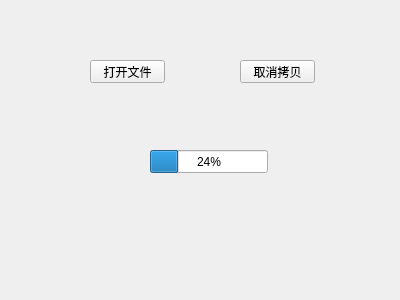
<?xml version="1.0" encoding="UTF-8"?>
<ui version="4.0">
 <class>Widget</class>
 <widget class="QWidget" name="Widget">
  <property name="geometry">
   <rect>
    <x>0</x>
    <y>0</y>
    <width>400</width>
    <height>300</height>
   </rect>
  </property>
  <property name="windowTitle">
   <string>Widget</string>
  </property>
  <widget class="QProgressBar" name="progressBar_copy">
   <property name="geometry">
    <rect>
     <x>150</x>
     <y>150</y>
     <width>118</width>
     <height>23</height>
    </rect>
   </property>
   <property name="value">
    <number>24</number>
   </property>
  </widget>
  <widget class="QPushButton" name="pushButtonOpen">
   <property name="geometry">
    <rect>
     <x>90</x>
     <y>60</y>
     <width>75</width>
     <height>23</height>
    </rect>
   </property>
   <property name="text">
    <string>打开文件</string>
   </property>
  </widget>
  <widget class="QPushButton" name="pushButtonCancel">
   <property name="geometry">
    <rect>
     <x>240</x>
     <y>60</y>
     <width>75</width>
     <height>23</height>
    </rect>
   </property>
   <property name="text">
    <string>取消拷贝</string>
   </property>
  </widget>
 </widget>
 <layoutdefault spacing="6" margin="11"/>
 <resources/>
 <connections/>
</ui>
